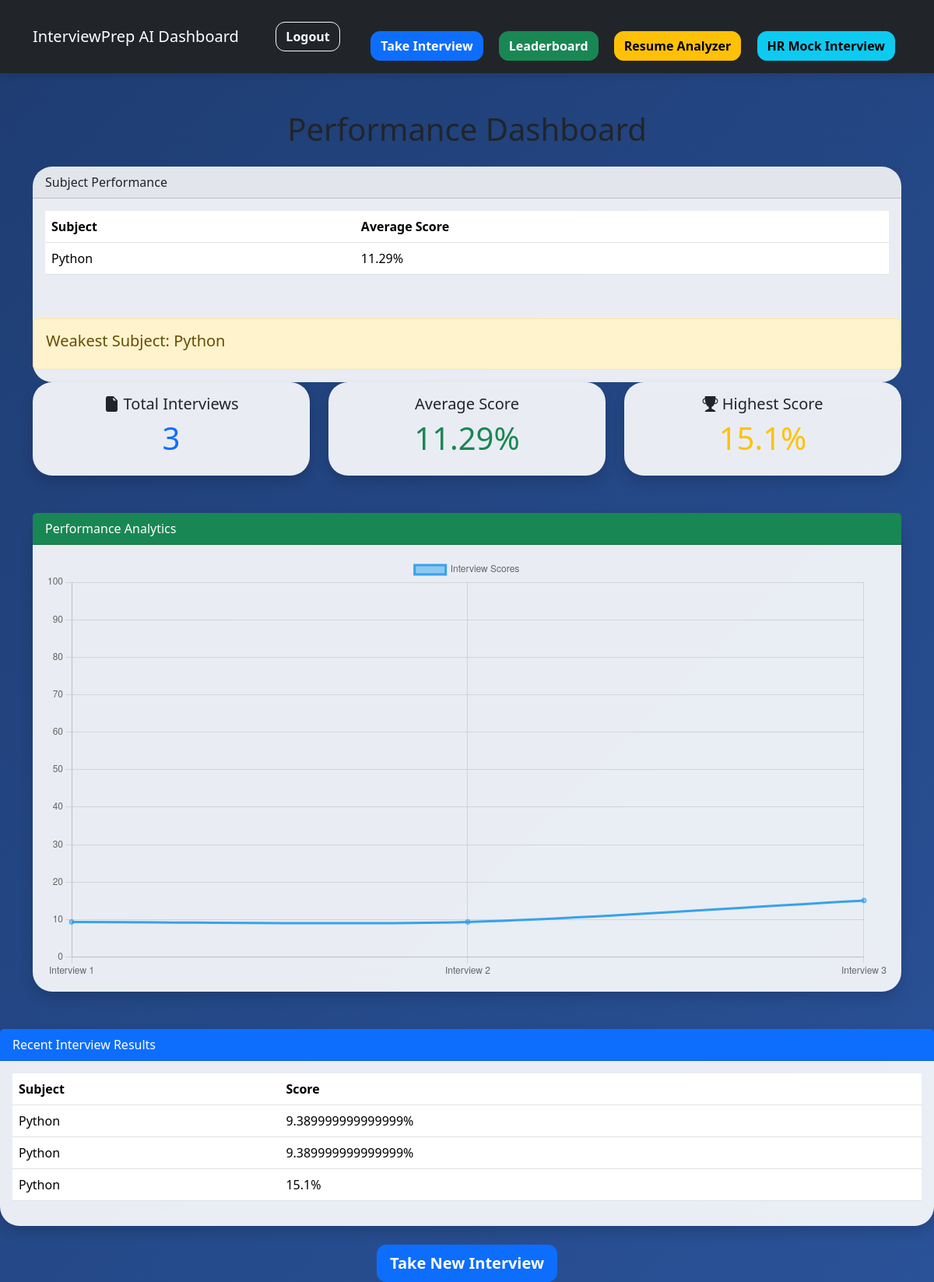
The app's page /dashboard (signed in) with its own data.
### tables this page shows
CREATE TABLE results (
    id INTEGER PRIMARY KEY AUTOINCREMENT,
    user_id INTEGER,
    subject TEXT,
    difficulty TEXT,
    score REAL
);

### app.py (the view)
@app.route('/dashboard')
def dashboard():
    if 'user_id' not in session:
        return redirect('/login')
    conn = sqlite3.connect("interview.db")
    cursor = conn.cursor()
    cursor.execute(
        """
        SELECT COUNT(*),
               AVG(score),
               MAX(score)
        FROM results
        WHERE user_id=?
        """,
        (session['user_id'],)
    )
    stats = cursor.fetchone()
    cursor.execute(
        """
        SELECT subject, score
        FROM results
        WHERE user_id=?
        ORDER BY id DESC
        LIMIT 10
        """,
        (session['user_id'],)
    )
    history = cursor.fetchall()
    cursor.execute(
        """
        SELECT subject,
               ROUND(AVG(score), 2)
        FROM results
        WHERE user_id=?
        GROUP BY subject
        """,
        (session['user_id'],)
    )
    subject_stats = cursor.fetchall()
    weakest_subject = None
    if subject_stats:
        weakest_subject = min(
            subject_stats,
            key=lambda x: x[1]
        )[0]
    conn.close()
    scores = [row[1] for row in history]
    return render_template(
        "dashboard.html",
        total=stats[0] or 0,
        avg=round(stats[1] or 0, 2),
        highest=stats[2] or 0,
        history=history,
        scores=scores,
        subject_stats=subject_stats,
        weakest_subject=weakest_subject
    )

### templates/dashboard.html (shortened to what this page needs)
<!DOCTYPE html>
<html>
<head>
    <link href="https://cdn.jsdelivr.net/npm/bootstrap@5.3.3/dist/css/bootstrap.min.css" rel="stylesheet">
    <link rel="stylesheet"
    href="https://cdn.jsdelivr.net/npm/bootstrap-icons@1.11.3/font/bootstrap-icons.min.css">
    <link rel="stylesheet"
          href="{{ url_for('static', filename='css/style.css') }}">
</head>
<body>
<nav class="navbar navbar-dark bg-dark">
    <div class="container">
        <span class="navbar-brand">
            InterviewPrep AI Dashboard
        </span>
        <a href="/logout" class="btn btn-outline-light">
            Logout
        </a>
        <div class="text-center mt-4">
            <a href="/" class="btn btn-primary m-2">
                Take Interview
            </a>
            <a href="/leaderboard" class="btn btn-success m-2">
                Leaderboard
            </a>
            <a href="/resume" class="btn btn-warning m-2">
                Resume Analyzer
            </a>
            <a href="/hr" class="btn btn-info m-2">
                HR Mock Interview
            </a>
        </div>
    </div>
</nav>
<div class="container mt-5">
    <h1 class="mb-4 text-center">
        Performance Dashboard
    </h1>
    <div class="card mt-4">
    <div class="card-header">
        Subject Performance
    </div>
        <div class="card-body">
            <table class="table">
                <tr>
                    <th>Subject</th>
                    <th>Average Score</th>
                </tr>
                {% for row in subject_stats %}
                <tr>
                    <td>{{ row[0] }}</td>
                    <td>{{ row[1] }}%</td>
                </tr>
                {% endfor %}
            </table>
        </div>
         <div class="alert alert-warning mt-4">
            <h5>
                Weakest Subject:
                {{ weakest_subject }}
            </h5>
        </div>
    </div>
    <div class="row g-4">
        <div class="col-md-4">
            <div class="card shadow border-0">
                <div class="card-body text-center">
                    <h5>
                        <i class="bi bi-file-earmark-fill"></i>
                        Total Interviews
                    </h5>
                    <h1 class="text-primary">
                        {{ total }}
                    </h1>
                </div>
            </div>
        </div>
        <div class="col-md-4">
            <div class="card shadow border-0">
                <div class="card-body text-center">
                    <h5>
                        Average Score
                    </h5>
                    <h1 class="text-success">
                        {{ avg }}%
                    </h1>
                </div>
            </div>
        </div>
        <div class="col-md-4">
            <div class="card shadow border-0">
                <div class="card-body text-center">
                    <h5>
                        <i class="bi bi-trophy-fill"></i>
                        Highest Score
                    </h5>
                    <h1 class="text-warning">
                        {{ highest }}%
                    </h1>
                </div>
            </div>
        </div>
    </div>
    <div class="card shadow border-0 mt-5">
        <div class="card-header bg-success text-white">
            Performance Analytics
        </div>
        <div class="card-body">
            <canvas id="scoreChart" data-scores="{{ (scores|default([]))|tojson|safe }}"></canvas>
        </div>
    </div>
</div>
    <div class="card shadow border-0 mt-5">
        <div class="card-header bg-primary text-white">
            Recent Interview Results
        </div>
        <div class="card-body">
            <table class="table table-hover">
                <thead>
                    <tr>
                        <th>Subject</th>
                        <th>Score</th>
                    </tr>
                </thead>
                <tbody>
                    {% for row in history %}
                    <tr>
                        <td>{{ row[0] }}</td>
                        <td>{{ row[1] }}%</td>
                    </tr>
                    {% endfor %}
                </tbody>
            </table>
        </div>
    </div>
    <div class="text-center mt-4">
        <a href="/interview"
           class="btn btn-primary btn-lg">
           Take New Interview
        </a>
    </div>
<script>
const canvas = document.getElementById("scoreChart");
const chartScores = JSON.parse(
    canvas.dataset.scores
);
new Chart(canvas, {
    type: "line",
    data: {
        labels: chartScores.map(
            (_, i) => `Interview ${i + 1}`
        ),
        datasets: [{
            label: "Interview Scores",
            data: chartScores,
            fill: false,
            tension: 0.3
        }]
    },
    options: {
        responsive: true,
        scales: {
            y: {
                beginAtZero: true,
                max: 100
            }
        }
    }
});
</script>
</body>
</html>

### static/css/style.css (style rules this page uses)
body { background: linear-gradient( 135deg, #1e3c72, #2a5298 ); min-height:100vh; }
.card { background:white; border-radius:20px; }
.btn { border-radius:10px; font-weight:600; }
.navbar { box-shadow:0 4px 10px rgba(0,0,0,0.1); }
.card { border:none; border-radius:25px; backdrop-filter:blur(15px); background: rgba(255,255,255,0.9); transition:.3s; }
.btn { border-radius:12px; }
.btn { transition:.3s; }

### records on screen
results: subject "Python", score "9.389999999999999"
results: subject "Python", score "9.389999999999999"
results: subject "Python", score "15.1"

### other values on screen
{{ row[0] }} "Python"
{{ row[1] }} "11.29"
{{ weakest_subject }} "Python"
{{ total }} "3"
{{ avg }} "11.29"
{{ highest }} "15.1"
